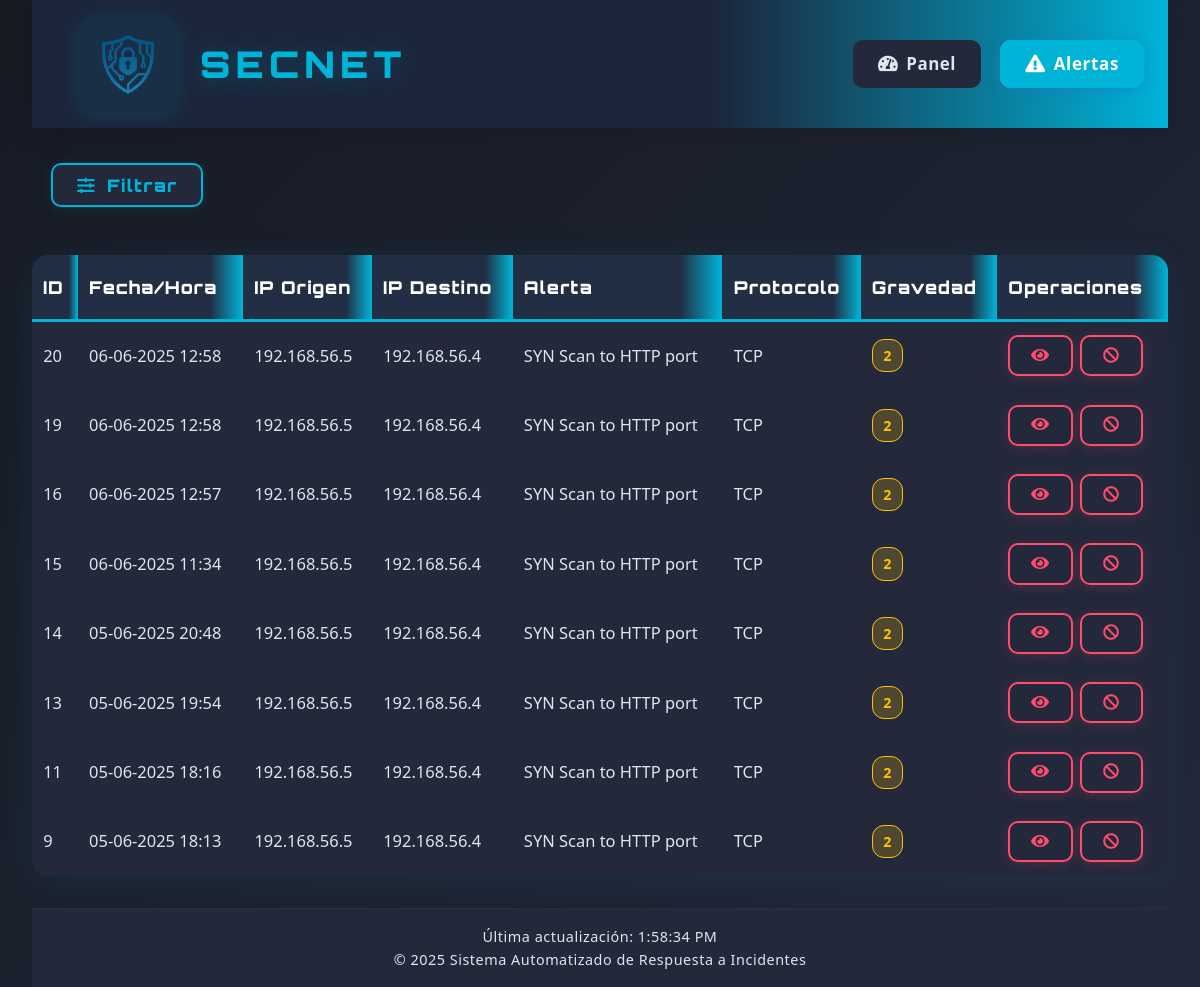
Page /web-interface/alerts.php?severity=2 on the committed database.
### tables this page shows
CREATE TABLE alerts (
        id INTEGER PRIMARY KEY AUTOINCREMENT,
        timestamp TEXT,
        source_ip TEXT,
        source_port TEXT,
        destination_ip TEXT,
        dest_port TEXT,
        alert_message TEXT,
        severity INTEGER,
        protocol TEXT,
        action_taken TEXT,
        raw_data TEXT
    );

### web-interface/alerts.php (the view, shortened to what this page needs)
<!DOCTYPE html>
<html lang="es">
<head>
    <link rel="stylesheet" href="css/style.css">
    <link rel="stylesheet" href="https://cdnjs.cloudflare.com/ajax/libs/font-awesome/5.15.3/css/all.min.css">
</head>
<body>
    <div class="container">
        <header>
            <div class="logo-container">
                <a href="index.php" style="display:flex;align-items:center;text-decoration:none;">
                    <img src="assets/logo.png" alt="Logo">
                    <h1 style="font-family: 'Orbitron', sans-serif;">SecNet</h1>
                </a>
            </div>
            <nav>
                <ul>
                    <li><a href="index.php"><i class="fas fa-tachometer-alt"></i> Panel</a></li>
                    <li><a href="alerts.php" class="active"><i class="fas fa-exclamation-triangle"></i> Alertas</a></li>
                </ul>
            </nav>
        </header>
        <main>
            <section class="alerts-section">
                <button id="toggleFiltersBtn" class="filter-button" type="button" style="margin-bottom:1.2rem;"><i class="fas fa-sliders-h"></i> Filtrar</button>
                <div class="alerts-table">
                    <table class="tech-table">
                        <thead>
                            <tr>
                                <th>ID</th>
                                <th>Fecha/Hora</th>
                                <th>IP Origen</th>
                                <th>IP Destino</th>
                                <th>Alerta</th>
                                <th>Protocolo</th>
                                <th>Gravedad</th>
                                <th>Operaciones</th>
                            </tr>
                        </thead>
                        <tbody id="alertsTableBody">
                            <?php
                            $db = new SQLite3('/var/www/html/database/alerts.db');
                            $db->exec("PRAGMA timezone = 'Europe/Madris'");
                            $offset = isset($_GET['offset']) ? intval($_GET['offset']) : 0;
                            $limit = 30;
                            $query = "SELECT * FROM alerts WHERE 1=1";
                            $countQuery = "SELECT COUNT(*) as total FROM alerts WHERE 1=1";
                            $params = [];
                            if (isset($_GET['severity']) && $_GET['severity'] !== '') {
                                $severity = intval($_GET['severity']);
                                if ($severity === 3) {
                                    $query .= " AND severity >= 3";
                                    $countQuery .= " AND severity >= 3";
                                } else {
                                    $query .= " AND severity = :severity";
                                    $params[':severity'] = $severity;
                                }
                            }
                            $query .= " ORDER BY timestamp DESC LIMIT $limit OFFSET $offset";
                            $stmt = $db->prepare($query);
                            foreach ($params as $key => $value) {
                                $stmt->bindValue($key, $value, SQLITE3_TEXT);
                            }
                            $results = $stmt->execute();
                            while ($row = $results->fetchArray(SQLITE3_ASSOC)) {
                                echo '<tr>';
                                echo '<td>' . $row['id'] . '</td>';
                                $date = new DateTime($row['timestamp'], new DateTimeZone('UTC'));
                                $date->setTimezone(new DateTimeZone('Europe/Madrid'));
                                echo '<td data-timestamp="' . strtotime($row['timestamp']) . '">' . $date->format('d-m-Y H:i') . '</td>';
                                echo '<td>' . htmlspecialchars($row['source_ip']) . '</td>';
                                echo '<td>' . htmlspecialchars($row['destination_ip']) . '</td>';
                                echo '<td>' . htmlspecialchars($row['alert_message']) . '</td>';
                                echo '<td>' . htmlspecialchars($row['protocol']) . '</td>';
                                echo '<td><span class="gravedad-badge gravedad-' . (int)$row['severity'] . '">' . $row['severity'] . '</span></td>';
                                echo '<td>';
                                echo '<button class="action-btn alerta details-button" onclick="viewAlertDetails(' . $row['id'] . ')"><i class="fas fa-eye"></i></button> ';
                                echo '<button class="action-btn alerta block-button" onclick="blockIP(\'' . htmlspecialchars($row['source_ip']) . '\')"><i class="fas fa-ban"></i></button>';
                                echo '</td>';
                                echo '</tr>';
                            }
                            ?>
                        </tbody>
                    </table>
                </div>
            </section>
        </main>
        <footer class="footer-container">
            <p>&copy; <?php echo date('Y'); ?> Sistema Automatizado de Respuesta a Incidentes</p>
        </footer>
    </div>
</body>
</html>

### rows in the picture
alerts: id "20", timestamp "06-06-2025 12:58", source_ip "192.168.56.5", destination_ip "192.168.56.4", alert_message "SYN Scan to HTTP port", protocol "TCP", severity "2"
alerts: id "19", timestamp "06-06-2025 12:58", source_ip "192.168.56.5", destination_ip "192.168.56.4", alert_message "SYN Scan to HTTP port", protocol "TCP", severity "2"
alerts: id "16", timestamp "06-06-2025 12:57", source_ip "192.168.56.5", destination_ip "192.168.56.4", alert_message "SYN Scan to HTTP port", protocol "TCP", severity "2"
alerts: id "15", timestamp "06-06-2025 11:34", source_ip "192.168.56.5", destination_ip "192.168.56.4", alert_message "SYN Scan to HTTP port", protocol "TCP", severity "2"
alerts: id "14", timestamp "05-06-2025 20:48", source_ip "192.168.56.5", destination_ip "192.168.56.4", alert_message "SYN Scan to HTTP port", protocol "TCP", severity "2"
alerts: id "13", timestamp "05-06-2025 19:54", source_ip "192.168.56.5", destination_ip "192.168.56.4", alert_message "SYN Scan to HTTP port", protocol "TCP", severity "2"
alerts: id "11", timestamp "05-06-2025 18:16", source_ip "192.168.56.5", destination_ip "192.168.56.4", alert_message "SYN Scan to HTTP port", protocol "TCP", severity "2"
alerts: id "9", timestamp "05-06-2025 18:13", source_ip "192.168.56.5", destination_ip "192.168.56.4", alert_message "SYN Scan to HTTP port", protocol "TCP", severity "2"
